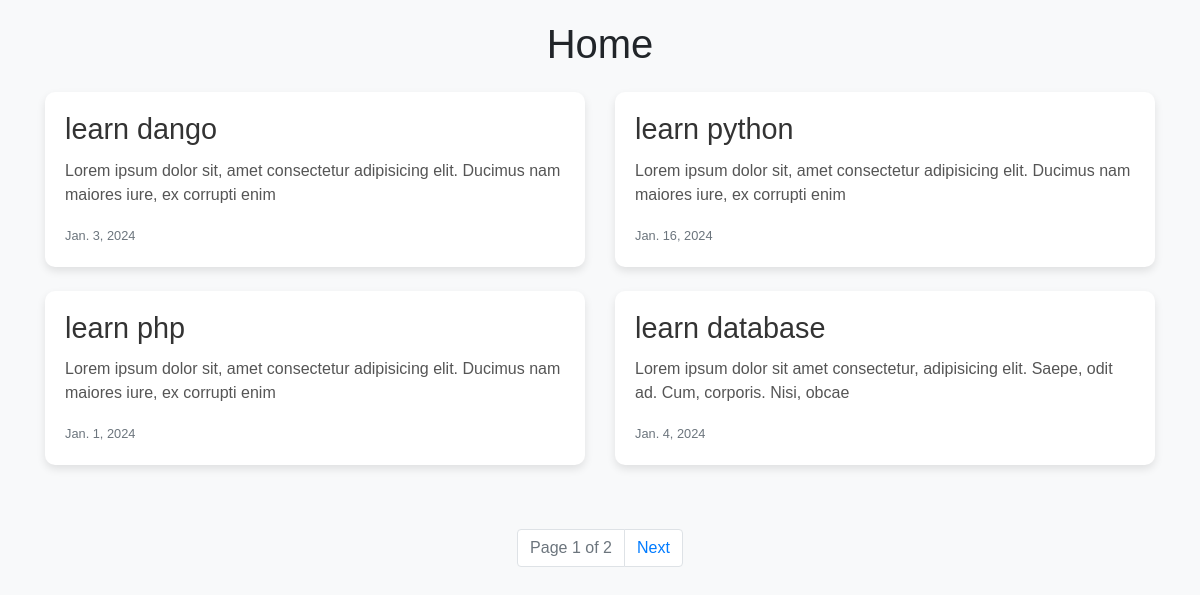
The page / on the database its author committed.
### waqas/models.py (models this page shows)
class Post(models.Model):
    tittle = models.CharField(max_length=100)
    desc = models.TextField(max_length=100)
    published_date = models.DateField()

### waqas/views.py (the view)
# urls.py: path('',views.post_list),
def post_list(request):
    all_post = Post.objects.all().order_by('id')
    paginator = Paginator(all_post,4,orphans=1)
    page_number = request.GET.get('page')
    page_obj = paginator.get_page(page_number)
    return render(request,'home.html',{'page_obj':page_obj})

### waqas/templates/home.html (shortened to what this page needs)
<!DOCTYPE html>
<html lang="en">
<head>
    <link href="https://maxcdn.bootstrapcdn.com/bootstrap/4.5.2/css/bootstrap.min.css" rel="stylesheet">
</head>
<body>
    <div class="container">
        <h1 class="text-center mb-4">Home</h1>
        <div class="row">
            {% for post in page_obj %}
                <div class="col-md-6">
                    <div class="card mb-4">
                        <div class="card-body">
                            <h2 class="card-title">{{ post.tittle }}</h2>
                            <p class="card-text">{{ post.desc }}</p>
                            <small class="text-muted">{{ post.published_date }}</small>
                        </div>
                    </div>
                </div>
            {% endfor %}
        </div>
        <div class="row">
            <div class="col-12">
                <div class="pagination d-flex justify-content-center">
                    <ul class="pagination">
                        <li class="page-item disabled">
                            <span class="page-link">Page {{ page_obj.number }} of {{ page_obj.paginator.num_pages }}</span>
                        </li>
                        {% if page_obj.has_next %}
                            <li class="page-item">
                                <a class="page-link" href="?page={{ page_obj.next_page_number }}">Next</a>
                            </li>
                        {% endif %}
                    </ul>
                </div>
            </div>
        </div>
    </div>
</body>
</html>

### waqas/templates/home.html (style rules this page uses)
body { font-family: Arial, sans-serif; margin: 20px; background-color: #f8f9fa; }
h1 { font-size: 2.5em; margin-bottom: 20px; }
.card { border: none; border-radius: 10px; box-shadow: 0 4px 8px rgba(0, 0, 0, 0.1); transition: box-shadow 0.3s ease-in-out; }
.card-title { font-size: 1.8em; color: #333; }
.card-text { color: #555; }
.text-muted { color: #888; }
.pagination { justify-content: center; margin-top: 20px; }

### rows shown on the page
Post: tittle "learn dango", desc "Lorem ipsum dolor sit, amet consectetur adipisicing elit. Ducimus nam maiores iure, ex corrupti enim", published_date "Jan. 3, 2024"
Post: tittle "learn python", desc "Lorem ipsum dolor sit, amet consectetur adipisicing elit. Ducimus nam maiores iure, ex corrupti enim", published_date "Jan. 16, 2024"
Post: tittle "learn php", desc "Lorem ipsum dolor sit, amet consectetur adipisicing elit. Ducimus nam maiores iure, ex corrupti enim", published_date "Jan. 1, 2024"
Post: tittle "learn database", desc "Lorem ipsum dolor sit amet consectetur, adipisicing elit. Saepe, odit ad. Cum, corporis. Nisi, obcae", published_date "Jan. 4, 2024"

### other values the page prints
{{ page_obj.number }} "1"
{{ page_obj.paginator.num_pages }} "2"
